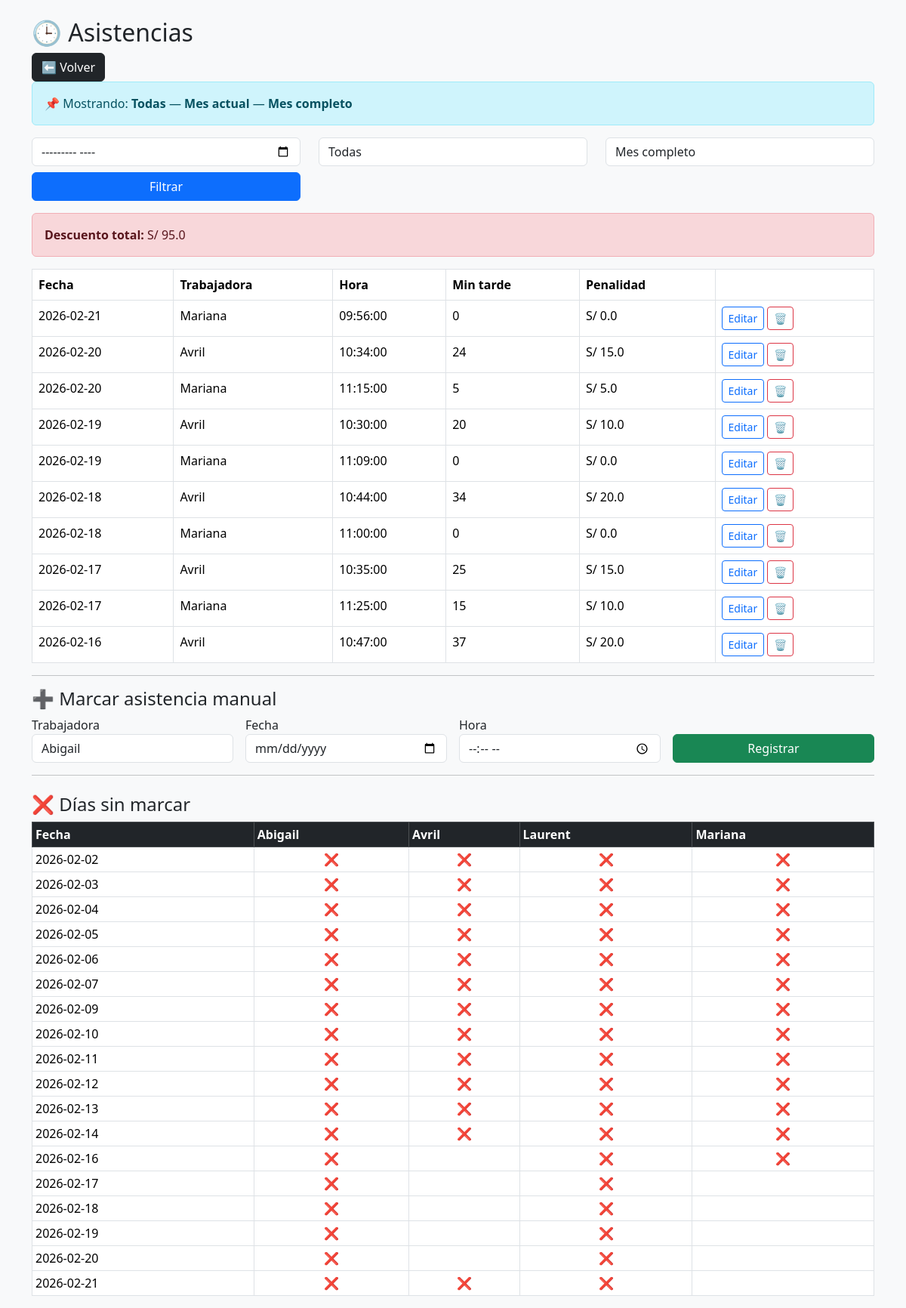
The page /asistencia_admin (signed in) on the database its author committed.
### app.py (models this page shows)
class Asistencia(db.Model):
    id = db.Column(db.Integer, primary_key=True)
    fecha = db.Column(db.Date)
    hora_ingreso = db.Column(db.Time)
    minutos_tarde = db.Column(db.Integer)
    penalidad = db.Column(db.Float)
    trabajadora_id = db.Column(db.Integer, db.ForeignKey('trabajadora.id'))
    trabajadora = db.relationship('Trabajadora')

class Trabajadora(db.Model):
    id = db.Column(db.Integer, primary_key=True)
    nombre = db.Column(db.String(100))
    tipo_pago = db.Column(db.String(20))
    sueldo_base = db.Column(db.Float, default=0)
    comision = db.Column(db.Float, default=0)
    meta_1 = db.Column(db.Float, default=0)
    comision_meta_1 = db.Column(db.Float, default=0)
    meta_2 = db.Column(db.Float, default=0)
    comision_meta_2 = db.Column(db.Float, default=0)
    activo = db.Column(db.Boolean, default=True)
    from datetime import time
    hora_semana = db.Column(db.Time, default=time(10,0))
    hora_sabado = db.Column(db.Time, default=time(10,0))

### app.py (the view, shortened to what this page needs)
@app.route("/asistencia_admin", methods=["GET","POST"])
def asistencia_admin():
    if session.get("rol") != "admin":
        return redirect("/")
    from datetime import date, timedelta, datetime, time
    from sqlalchemy import extract
    import math
    accion = request.form.get("accion")
    edit_id = request.args.get("edit")
    if request.method == "POST" and accion == "borrar":
        a = Asistencia.query.get(request.form["id"])
        db.session.delete(a)
        db.session.commit()
        flash("Asistencia eliminada 🗑","warning")
        return redirect("/asistencia_admin")
    trabajadora_id = request.args.get("trabajadora")
    quincena = request.args.get("quincena")
    mes_sel = request.args.get("mes")
    trabajadoras = Trabajadora.query.filter_by(activo=True).order_by(Trabajadora.nombre).all()
    hoy = date.today()
    if mes_sel:
        anio, mes = map(int, mes_sel.split("-"))
    else:
        anio = hoy.year
        mes = hoy.month
    query = Asistencia.query.filter(
        extract('year', Asistencia.fecha)==anio,
        extract('month', Asistencia.fecha)==mes
    )
    if trabajadora_id:
        query = query.filter_by(trabajadora_id=trabajadora_id)
    registros = query.order_by(Asistencia.fecha.desc()).all()
    total_penalidad = sum(r.penalidad for r in registros)
    t_edit = Asistencia.query.get(edit_id) if edit_id else None
    from datetime import date
    faltas_tabla = {}
    hoy = date.today()
    if quincena == "1":
        inicio_q = date(anio, mes, 1)
        fin_q = date(anio, mes, 15)
    elif quincena == "2":
        inicio_q = date(anio, mes, 16)
        siguiente = date(anio + (mes==12), ((mes)%12)+1, 1)
        fin_q = siguiente - timedelta(days=1)
    else:
        inicio_q = date(anio, mes, 1)
        siguiente = date(anio + (mes==12), ((mes)%12)+1, 1)
        fin_q = siguiente - timedelta(days=1)
    fin_q = min(fin_q, hoy)
    fechas = []
    d = inicio_q
    while d <= fin_q:
        if d.weekday() != 6:
            fechas.append(d)
        d += timedelta(days=1)
    for f in fechas:
        faltas_tabla[f] = {}
        for t in trabajadoras:
            existe = Asistencia.query.filter_by(
                trabajadora_id=t.id,
                fecha=f
            ).first()
            faltas_tabla[f][t.nombre] = False if existe else True
    return render_template(
        "asistencia_admin.html",
        registros=registros,
        trabajadoras=trabajadoras,
        total_penalidad=total_penalidad,
        trabajadora_id=trabajadora_id,
        quincena=quincena,
        mes_sel=mes_sel,
        t_edit=t_edit,
        faltas_tabla=faltas_tabla,
        fechas=faltas_tabla.keys(),
    )

### templates/asistencia_admin.html (shortened to what this page needs)
<!DOCTYPE html>
<html>
<head>
<link href="https://cdn.jsdelivr.net/npm/bootstrap@5.3.2/dist/css/bootstrap.min.css" rel="stylesheet">
</head>
<body class="bg-light">
<div class="container mt-4">
<h2>🕒 Asistencias</h2>
<a href="/" class="btn btn-dark">⬅ Volver</a>
<div class="alert alert-info">
📌 Mostrando:
{% if trabajadora_id %}
    {% for t in trabajadoras %}
        {% if t.id|string == trabajadora_id %}
            <b>{{ t.nombre }}</b>
        {% endif %}
    {% endfor %}
{% else %}
    <b>Todas</b>
{% endif %}
—
{% if mes_sel %}
    {% set partes = mes_sel.split('-') %}
    {% set anio = partes[0] %}
    {% set mes = partes[1]|int %}
    {% set nombres_meses = [
        "", "Enero", "Febrero", "Marzo", "Abril", "Mayo",
        "Junio", "Julio", "Agosto", "Septiembre",
        "Octubre", "Noviembre", "Diciembre"
    ] %}
    <b>{{ nombres_meses[mes] }} {{ anio }}</b>
{% else %}
    <b>Mes actual</b>
{% endif %}
—
{% if quincena == "1" %}
    <b>Quincena 1 (1–15)</b>
{% elif quincena == "2" %}
    <b>Quincena 2 (16–fin)</b>
{% else %}
    <b>Mes completo</b>
{% endif %}
</div>
<form method="GET" class="row mb-3">
<div class="col-md-4">
<input type="month" name="mes" class="form-control" value="{{ mes_sel or '' }}">
</div>
<div class="col-md-4">
<select name="trabajadora" class="form-control">
<option value="">Todas</option>
</select>
</div>
<div class="col-md-4">
<select name="quincena" class="form-control">
<option value="">Mes completo</option>
</select>
</div>
<div class="col-md-4 mt-2">
<button class="btn btn-primary w-100">Filtrar</button>
</div>
</form>
<div class="alert alert-danger">
<b>Descuento total:</b> S/ {{ total_penalidad }}
</div>
<table class="table table-bordered table-hover">
<tr>
<th>Fecha</th>
<th>Trabajadora</th>
<th>Hora</th>
<th>Min tarde</th>
<th>Penalidad</th>
<th></th>
</tr>
{% for r in registros %}
<tr>
<td>{{ r.fecha }}</td>
<td>{{ r.trabajadora.nombre }}</td>
<td>{{ r.hora_ingreso }}</td>
<td>{{ r.minutos_tarde }}</td>
<td>S/ {{ r.penalidad }}</td>
<td>
<a href="/asistencia_admin?edit={{ r.id }}" class="btn btn-sm btn-outline-primary">
Editar
</a>
<form method="POST" style="display:inline">
<button class="btn btn-sm btn-outline-danger">🗑</button>
</form>
</td>
</tr>
{% endfor %}
</table>
<hr>
<h4>➕ Marcar asistencia manual</h4>
<form method="POST" class="row g-3">
<div class="col-md-3">
<label>Trabajadora</label>
<select name="trabajadora" class="form-control">
{% for t in trabajadoras %}
<option value="{{t.id}}">{{t.nombre}}</option>
{% endfor %}
</select>
</div>
<div class="col-md-3">
<label>Fecha</label>
<input type="date" name="fecha" class="form-control" required>
</div>
<div class="col-md-3">
<label>Hora</label>
<input type="time" name="hora" class="form-control" required>
</div>
<div class="col-md-3 d-flex align-items-end">
<button class="btn btn-success w-100">Registrar</button>
</div>
</form>
<hr>
<h4 class="mt-4">❌ Días sin marcar</h4>
<table class="table table-bordered table-sm">
<tr class="table-dark">
<th>Fecha</th>
{% for t in trabajadoras %}
<th>{{ t.nombre }}</th>
{% endfor %}
</tr>
{% for f in fechas %}
<tr>
<td>{{ f }}</td>
{% for t in trabajadoras %}
<td class="text-center">
{% if faltas_tabla[f][t.nombre] %}
❌
{% endif %}
</td>
{% endfor %}
</tr>
{% endfor %}
</table>
</div>
</body>
</html>

### rows shown on the page
Asistencia: fecha "2026-02-21", trabajadora.nombre "Mariana", hora_ingreso "09:56:00", minutos_tarde "0", penalidad "0.0"
Asistencia: fecha "2026-02-20", trabajadora.nombre "Avril", hora_ingreso "10:34:00", minutos_tarde "24", penalidad "15.0"
Asistencia: fecha "2026-02-20", trabajadora.nombre "Mariana", hora_ingreso "11:15:00", minutos_tarde "5", penalidad "5.0"
Asistencia: fecha "2026-02-19", trabajadora.nombre "Avril", hora_ingreso "10:30:00", minutos_tarde "20", penalidad "10.0"
Asistencia: fecha "2026-02-19", trabajadora.nombre "Mariana", hora_ingreso "11:09:00", minutos_tarde "0", penalidad "0.0"
Asistencia: fecha "2026-02-18", trabajadora.nombre "Avril", hora_ingreso "10:44:00", minutos_tarde "34", penalidad "20.0"
Asistencia: fecha "2026-02-18", trabajadora.nombre "Mariana", hora_ingreso "11:00:00", minutos_tarde "0", penalidad "0.0"
Asistencia: fecha "2026-02-17", trabajadora.nombre "Avril", hora_ingreso "10:35:00", minutos_tarde "25", penalidad "15.0"
Asistencia: fecha "2026-02-17", trabajadora.nombre "Mariana", hora_ingreso "11:25:00", minutos_tarde "15", penalidad "10.0"
Asistencia: fecha "2026-02-16", trabajadora.nombre "Avril", hora_ingreso "10:47:00", minutos_tarde "37", penalidad "20.0"
Trabajadora: nombre "Abigail"
Trabajadora: nombre "Avril"
Trabajadora: nombre "Laurent"
Trabajadora: nombre "Mariana"

### other values the page prints
{{ total_penalidad }} "95.0"
{{ f }} "2026-02-02" "2026-02-03" "2026-02-04" "2026-02-05" "2026-02-06" "2026-02-07" "2026-02-09" "2026-02-10" "2026-02-11" "2026-02-12" "2026-02-13" "2026-02-14" "2026-02-16" "2026-02-17" "2026-02-18" "2026-02-19" "2026-02-20" "2026-02-21"
form field trabajadora "Abigail"
